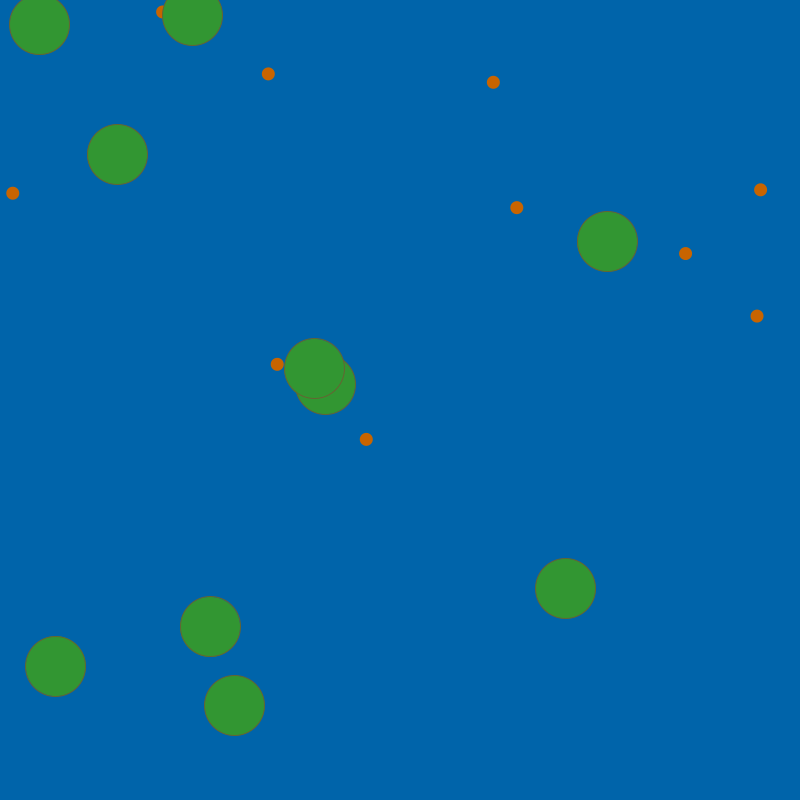
Frame 1 (no input)
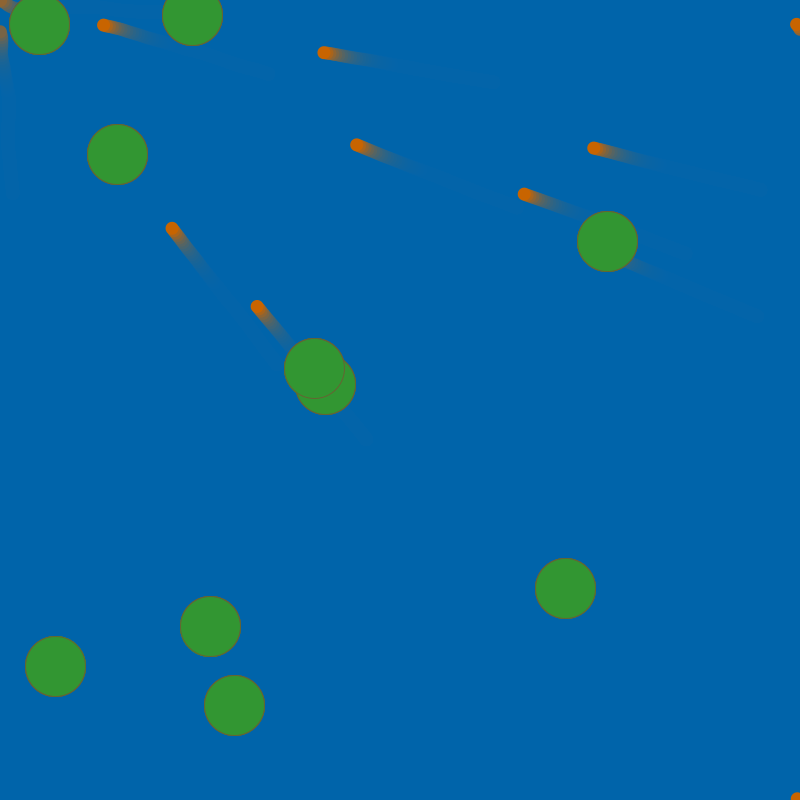
Frame 60 (the mouse pressed at the canvas centre just before this capture)
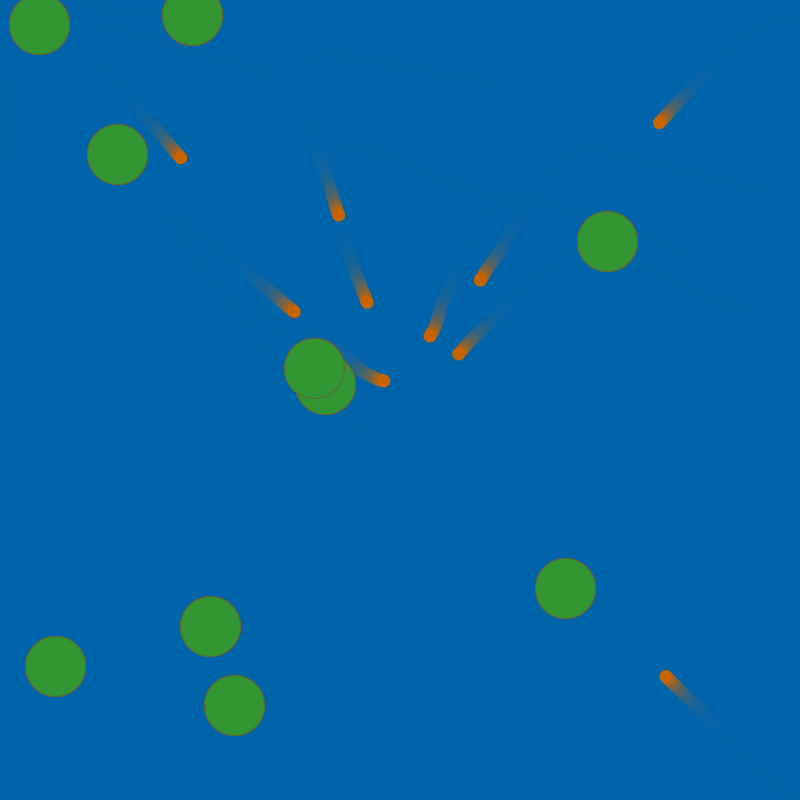
Frame 120 (the mouse held since frame 60 and released just before this capture)

The Processing sketch that drew these frames (run headless with seeded random() and noise(); from frame 60 on, the mouse is pressed at the canvas centre):

// Processing sketch: week11_scene
// ── week11_scene.pde
//arrays
Mover[] movers = new Mover[10];
Mover[] movers2 = new Mover[10];

void setup() {
  size(800,800);
  smooth();
  background(0,100,170,40);
  for (int i = 0; i < movers.length; i++) {
    movers[i] = new Mover(); 
  }
  for (int i = 0; i < movers2.length; i++) {
    movers2[i] = new Mover(); 
  }
}

void draw() {
  noStroke();
  fill(0,100,170,40);
  rect(0,0,width,height);

  for (int i = 0; i < movers.length; i++) {
    movers[i].update();
    movers[i].checkEdges();
    movers[i].display(); 
  }
    for (int i = 0; i < movers2.length; i++) {
    movers2[i].display2(); 
  }

}
// ── Mover.pde
class Mover {

  PVector location;
  PVector velocity;
  PVector acceleration;
  float speed;

  Mover() {
    location = new PVector(random(width),random(height));
    velocity = new PVector(0,0);
    speed = 3;
  }

  void update() {

    PVector mouse = new PVector(mouseX,mouseY);
    PVector direction = PVector.sub(mouse,location); //Subtracts
    PVector random = new PVector(random(100)-50, random(100)-50);
    direction.add(random);
    direction.normalize();     
    direction.mult(0.5);       //Multiplies 
    acceleration = direction;  

    velocity.add(acceleration);
    velocity.limit(speed);
    location.add(velocity);
  }



  void display() {
    noStroke();
    fill(200, 100, 0);
    ellipse(location.x,location.y,13,13);
  }

  void display2() {
    stroke(100, 100, 50);
    fill(50, 150, 50);
    ellipse(location.x,location.y,60,60);
  }

  void checkEdges() {

    if (location.x > width) {
      location.x = 0;
    } else if (location.x < 0) {
      location.x = width;
    }

    if (location.y > height) {
      location.y = 0;
    }  else if (location.y < 0) {
      location.y = height;
    }

  }

}
